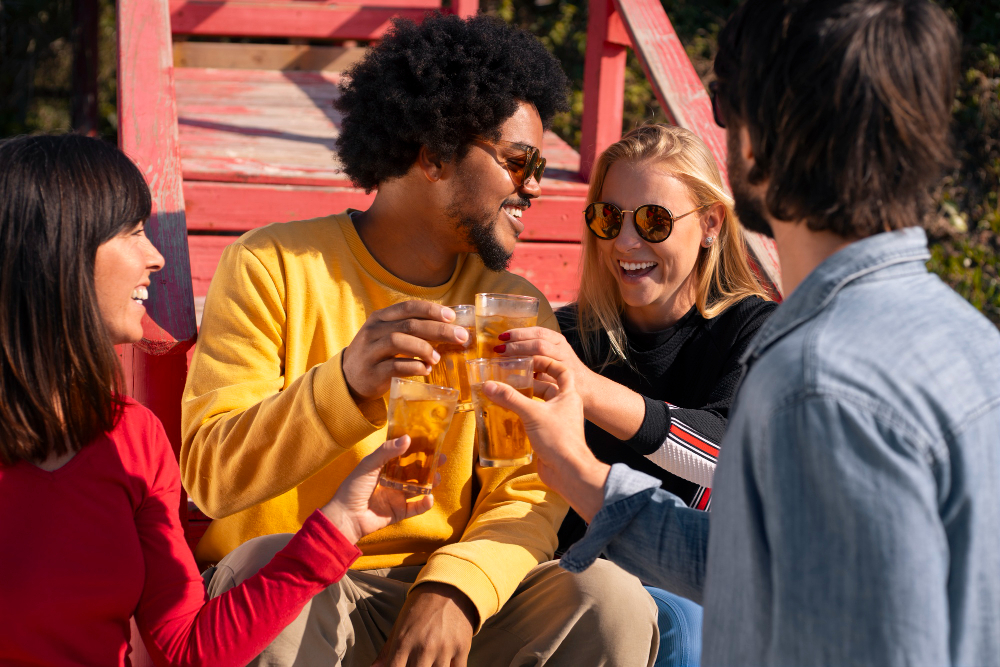
#> input picture vision/2150765663.jpg, 1000 x 667 px, found by its file name
$ jupyter execute --allow-errors ColorBlendAlgorithm2.ipynb   (shell and % lines are left out)
#> lines starting #> are read from the running program, lines starting #| are printed output that depends on the picture
# Color Blend Algorithm

> I hate my previous work because it is too messy. Too many epic, media, grumble words. I want to start fresh. Much for academic and research purpose. The previous one would be stay as it is for archive. Try to browse #20bdcc5567ba46df0daf7d40de80dc73fc3df9fa

Let's start. What I wish for?
- I want to find what are the best color blend algorithm
- maybe I need to start from finding all types and variances of color blending algorithm
- I need to migrate some experiment from previous notebook

**Little Tools and Informations**

- https://colordesigner.io/color-mixer
  - code: HEX, RGB, HSL
  - Mode: RGB, LCH, HSL, LAB, RGB, LRGB, OKLAB
- Need to choose should we blend as digital as possible or as natural as possible
- Bluring, how it could be done programmatically?

<!--  -->

<br />
<a href="https://www.freepik.com/free-photo/people-enjoying-guarana-drink-outdoors_66104275.htm#fromView=serie&position=39&from_element=series_block">Image by freepik</a>

###### Metadata

[cell 1]
# !sudo apt install libcairo2-dev pkg-config python3-dev

[cell 2]
import urllib.request
import math
import requests
import statistics as s
from io import BytesIO
from IPython.display import display, Image as dImage

import numpy as np
import pandas as pd
import matplotlib.pyplot as plt
import matplotlib as mpl
import seaborn as sns

# https://neptune.ai/blog/image-processing-python-libraries-for-machine-learning
# https://stackoverflow.com/questions/29643352/converting-hex-to-rgb-value-in-python
from PIL import Image, ImageDraw, ImageColor
import cairo

# https://stackoverflow.com/questions/9694165/convert-rgb-color-to-english-color-name-like-green-with-python
import webcolors

# %matplotlib inline

plt.figure(figsize=(10,7))
#> (this line was passed over: IPython is not available in this run)
sns.set_style('whitegrid')

[cell 3]
def pil_2col(A, B, Y):
    # https://stackoverflow.com/questions/61886436/how-to-draw-using-python
    img_sq_1 = Image.new("RGBA", (100, 100))
    img_sq_1_draw = ImageDraw.Draw(img_sq_1)

    # https://pillow.readthedocs.io/en/stable/reference/ImageDraw.html#PIL.ImageDraw.ImageDraw.rectangle
    img_sq_1_draw.rectangle((0, 0, 50, 50), fill=A)
    img_sq_1_draw.rectangle((0, 50, 50, 100), fill=B)
    img_sq_1_draw.rectangle((50, 0, 100, 100), fill=Y)
    return img_sq_1

def be_C01(X):
    return np.concatenate([np.asarray(X)[:-1] / 255, [X[-1]]])

# https://stackoverflow.com/questions/37435369/how-to-draw-a-rectangle-on-image
# https://matplotlib.org/stable/users/explain/artists/imshow_extent.html
# https://matplotlib.org/stable/gallery/subplots_axes_and_figures/subplots_demo.html
# [30 lines left out: functions plt_2col, plot_fill, not called in this run]

# pd.DataFrame([
#     ["A", "FFFFFF", 255, 255, 255, 1., 1., 1., 1.]
# ], columns=pd.MultiIndex.from_tuples([
#     ("Name", ""), ("Hex", ""),
#     ("RGB(255)", "R"), ("RGB(255)", "B"), ("RGB(255)", "G"),
#     ("RGB(1.00)", "R"), ("RGB(1.00)", "B"), ("RGB(1.00)", "G"),
#     ("alpha", "")
# ]))

# X_RGB_arr = [(c, (idx + 1) * 10) for idx, c in enumerate(dfc[["R", "G", "B"]].loc["X"])]
# Y_RGB_arr = [(c, (idx + 1) * 10) for idx, c in enumerate(dfc.loc["X"][["R", "G", "B"]])]
# Z_RGB_arr = [(c, (idx + 1) * 10) for idx, c in enumerate(Z_RGB[:-1])]

# Name, Hex, RGB (255), RGB (1.00), alpha
# A, B, A+B
# A+B, 92AE75, 52, 152, 219, 1.00, 1.00, 1.00, 1.00

def rgba(name, is_int=True, a_255=False):
    l = dfc.loc[name].to_list()
    if a_255:
        l[-1] *= 255
        l[-1] = int(l[-1]) if is_int else l[-1]
    return tuple([
        int(c) if is_int and idx <= 2 else c
            for idx, c in enumerate(l)
    ])

# https://stackoverflow.com/questions/51192207/combine-elements-from-two-arrays-by-pairs
# https://stackoverflow.com/questions/50328246/pandas-groupby-size-vs-series-value-counts-vs-collections-counter-with-multiple/50399219#50399219
def map10(units, sep=10):
    ys = range(sep, (sep * len(units)) + 1, sep)
    return list(zip(units, ys))

def plt_3reg(A, B, AB):
    A = np.array(A)
    B = B
    AB = np.array(AB)

    # m = (max(AB) + min(AB)) / 2
    # m = min(AB) + ((max(AB) - min(AB)) / 2)
    # m = s.mean(data=[max(AB), min(AB)])
    m = s.mean(AB)
    A_ = A * -1
    AB_ = AB - m

    print(A)
    print(B)
    print(AB)

    ax = plt.subplot(1, 1, 1)
    ax.set(
        xlim=(-260, 260),
        ylim=(5, 35),
    )
    # ax.set_xticks(np.concatenate([A_, (-255, 0, 255), B]))
    # ax.set_xticks(np.concatenate([A_, AB_, [], B]))
    ax.set_xticks(np.concatenate([A_, [], B]))
    scatter_kws={"color": ["red", "green", "blue"]}

    sns.regplot(    # A
        data=pd.DataFrame(map10(A_), columns=["x", "Y"]),
        x="x", y="Y", ax=ax, color="grey",
        scatter_kws=scatter_kws,
    )
    ax.plot([min(A) * -1, min(A) * -1], [0, 40], color="grey", linestyle='--')
    sns.regplot(    # AB
        data=pd.DataFrame(map10(AB_), columns=["x", "Y"]),
        x="x", y="Y", ax=ax, color="orange",
        scatter_kws={"color": ["lightcoral", "lime", "dodgerblue"]},
    )
    sns.regplot(    # B
        data=pd.DataFrame(map10(B), columns=["x", "Y"]),
        x="x", y="Y", ax=ax, color="grey",
        scatter_kws=scatter_kws,
    )
    ax.plot([min(B), min(B)], [0, 40], color="grey", linestyle='--')

    # I should also plot the middle of 2 point and put brown line +-3, but too lazy
    # also should put 255, and seems stacked

    ax.plot([A[2] * -1, B[2]], [30, 30], color="blue", linestyle='-')
    ax.plot([A[1] * -1, B[1]], [20, 20], color="green", linestyle='-')
    ax.plot([A[0] * -1, B[0]], [10, 10], color="red", linestyle='-')
    ax.plot([0, 0], [0, 40], color="black", linestyle='--')
    return ax

def nparange_inclusive(a, b, s=1):
  return np.concatenate([
    [a] if math.floor(a) != a else [],
    np.arange(math.floor(a), math.floor(b), math.fabs(s) if b >= a else (math.fabs(s) * -1)),
    [math.floor(b), b] if math.floor(b) != b else [b]
  ])

def plt_prgb(A, Bc):
  R = nparange_inclusive(A[0], Bc[0])
  G = nparange_inclusive(A[1], Bc[1])
  B = nparange_inclusive(A[2], Bc[2])

  Rp = [(x - R[0]) / (R[-1] - R[0]) for x in R]
  Gp = [(x - G[0]) / (G[-1] - G[0]) for x in G]
  Bp = [(x - B[0]) / (B[-1] - B[0]) for x in B]

  print(A)
  print(Bc)
  print([len(R), len(G), len(B)])

  fig, ax = plt.subplots(1, 1, figsize=(30, 10))
  ax.set(
    xlim=(-0.1, 1.1),
    ylim=(0, 40),
  )

  for idx, x in enumerate(Rp):
    ax.plot(x, [10], lw=0, marker="o", mfc=(R[idx] / 255, 0., 0.), mec="white")
  for idx, x in enumerate(Gp):
    ax.plot(x, [20], lw=0, marker="o", mfc=(0., G[idx] / 255, 0.), mec="white")
  for idx, x in enumerate(Bp):
    ax.plot(x, [30], lw=0, marker="o", mfc=(0., 0., B[idx] / 255), mec="white")

  return ax

###### Anti-seperator

[cell 4]
dfc = pd.DataFrame(
    columns=["Name", "R", "G", "B", "a"],
    data=[
        # https://flatuicolors.com/palette/defo
        # https://colorkit.io/
        # https://meyerweb.com/eric/tools/color-blend/#F1C40F:3498DB:1:hex
        ["X",   241, 196,  15, 1.],  # Sun Flower: F1C40E #f1c40f
        ["Y",    52, 152, 219, 1.],  # Peter River: 3398DB #3498db
        ["X+Y", 147, 174, 117, 1.],  # expectation: #92ae75 (RGB) #93ae75
    ]
).set_index(["Name"])

img_src = "https://github.com/FarhanMS123/NeuralNetworkMemorandum/blob/main/vision/2150765663.jpg?raw=true"
# img_src = "./2150765663.jpg"
img_dst = "square.jpg"
img_s = 660
img_LTRB = (90, 0, img_s + 90, img_s)

rgba("X", a_255=True)

[cell 5]
display(pil_2col(
  rgba("X")[:-1],
  rgba("Y")[:-1],
  rgba("X+Y")[:-1],
))
#> in pil_2col, `img_sq_1 = Image.new("RGBA", (100, 100))`: img_sq_1: PIL image 100x100 RGBA; every value is 0
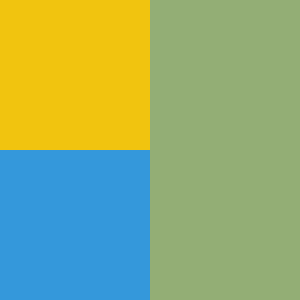
#> shown: PIL image 100x100 RGBA (shown 3 times larger); mean R, G, B, A 146.8, 174, 117, 255

display(plt_3reg(rgba("X")[:-1], rgba("Y")[:-1], rgba("X+Y")[:-1]))
#> in plt_3reg, `A = np.array(A)`: A = [241, 196, 15]
#> in plt_3reg, `B = B`: B = (52, 152, 219)
#> in plt_3reg, `AB = np.array(AB)`: AB = [147, 174, 117]
#> in plt_3reg, `m = s.mean(AB)`: m = 146
#> in plt_3reg, `A_ = A * -1`: A_ = [-241, -196, -15]
#> in plt_3reg, `AB_ = AB - m`: AB_ = [1, 28, -29]
#| [241 196  15]
#| (52, 152, 219)
#| [147 174 117]
#> (the call stopped at in plt_3reg, `ax = plt.subplot(1, 1, 1)`: IPython is not available in this run)
display(plt_prgb(
  rgba("X")[:-1],
  rgba("Y")[:-1],
))
#> (the call stopped at in plt_prgb, `fig, ax = plt.subplots(1, 1, figsize=(30, 10))`: IPython is not available in this run)

# https://www.geeksforgeeks.org/how-to-open-an-image-from-the-url-in-pil/
# https://stackoverflow.com/questions/7391945/how-do-i-read-image-data-from-a-url-in-python
# https://pillow.readthedocs.io/en/stable/reference/Image.html#PIL.Image.Image.crop
# https://stackoverflow.com/questions/26649716/how-to-show-pil-image-in-ipython-notebook

with requests.get(img_src, stream=True) as req:
  with Image.open(req.raw) as im:
#> im is the input picture: PIL image 1000x667 RGB; mean R, G, B 124.3, 80.6, 66.4
    im_crop = im.crop(img_LTRB)
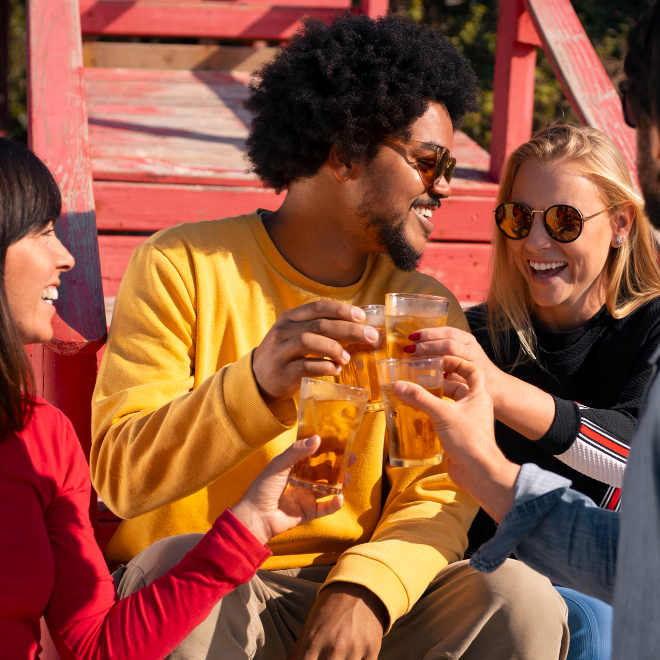
#> im_crop: PIL image 660x660 RGB; mean R, G, B 146.8, 85.8, 61.2
    display(im_crop)

# Research
- Keywords:
  - Blend Modes, Additive Color Mixing, Subtractive Color Mixing, Color Blending, Color Mixing, Clamp addition on color,
  - Computer RGB values, square root of photon flux, gamma correction, gray-scale gradient,
  - linear mixing, non-linear mixing, linear blending, non-linear blending,
  - Color Space, Color channels, Color Modes, Color Code
- Consideration:
  - Alpha Channel, Computer RGB values, square root of photon flux, gamma correction, gamma-corrected space,
  -
- Spaces: CMYK
- [Algorithm for Additive Color Mixing for RGB Values - Stack Overflow](https://stackoverflow.com/a/29321264)
- [What every coder should know about gamma | John Novak](https://blog.johnnovak.net/2016/09/21/what-every-coder-should-know-about-gamma/)
- [specifications - Algorithms for color blending modes: hue, saturation, color, luminosity - Software Engineering Stack Exchange](https://softwareengineering.stackexchange.com/questions/336794/algorithms-for-color-blending-modes-hue-saturation-color-luminosity)
- [Blend modes - Wikipedia](https://en.wikipedia.org/wiki/Blend_modes)

### Summary

- RGB Linear
- RGB by Fluctuation of Photon using Gamma Correction
- Not true blending on single unit color
- Should be when Red (#FF0000) mix with Green (#00FF00), should have (#FFFF00) with no color lost

[cell 6]
def mix_colors_rgba(color_a, color_b, mode="mix", t=None, gamma=2.2):
    """
    Mix two colors color_a and color_b.

    Arguments:
        color_a:    Real-valued 4-tuple. Foreground color in "blend" mode.
        color_b:    Real-valued 4-tuple. Background color in "blend" mode.
        mode:       "mix":   Interpolate between two colors.
                    "blend": Blend two translucent colors.
        t:          Mixing threshold.
        gamma:      Parameter to control the gamma correction.

    Returns:
        rgba:       A 4-tuple with the result color.

    To reproduce Markus Jarderot's solution:
            mix_colors_rgba(a, b, mode="blend", t=0, gamma=1.)
    To reproduce Fordi's solution:
            mix_colors_rgba(a, b, mode="mix", t=t, gamma=2.)
    To compute the RGB color of a translucent color on white background:
            mix_colors_rgba(a, [1,1,1,1], mode="blend", t=0, gamma=None)
    """
    assert(mode in ("mix", "blend"))
    assert(gamma is None or gamma>0)
    t = t if t is not None else (0.5 if mode=="mix" else 0.)
    t = max(0,min(t,1))
    color_a = np.asarray(color_a)
    color_b = np.asarray(color_b)
    if mode=="mix" and gamma in (1., None):
        r, g, b, a = (1-t)*color_a + t*color_b
    elif mode=="mix" and gamma > 0:
        r,g,b,_ = np.power((1-t)*color_a**gamma + t*color_b**gamma, 1/gamma)
        a = (1-t)*color_a[-1] + t*color_b[-1]
    elif mode=="blend":
        alpha_a = color_a[-1]*(1-t)
        a = 1 - (1-alpha_a) * (1-color_b[-1])
        s = color_b[-1]*(1-alpha_a)/a
        if gamma in (1., None):
            r, g, b, _ = (1-s)*color_a + s*color_b
        elif gamma > 0:
            r, g, b, _ = np.power((1-s)*color_a**gamma + s*color_b**gamma,
                                  1/gamma)

    return tuple(np.clip([r,g,b,a], 0, 1))

[cell 7]
# [26 lines left out: functions mix_colors_rgba_gen, blend_colors_rgba, not called in this run]

1 - 3 * 4

[cell 8]
c = mix_colors_rgba(
    (1, 0, 0, 1),
    (0, 1, 0, 1),
    "blend", 0.5, 2.2
)
